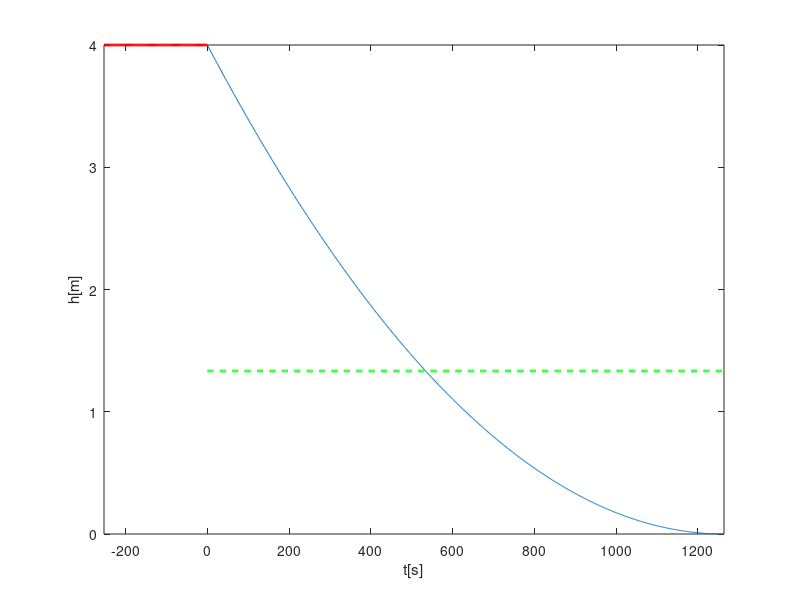

Source code (MATLAB):
clear all;
close all;
clc;

% define parameters
g=9.81; %m/sec2
S=0.7; %m2
rho=1000; % kg/m3
C_L=1000; % loss coeficient Pa/s2 kg2

%initial Conditions
h0=4;

% Calculated Parameters
alpha=-sqrt(g/2/S^2/rho/C_L);
Ci_prime=sqrt(h0);

t_e=-2*sqrt(h0)/alpha;


% Solutions
t_past=linspace(-0.2*t_e,0);

t0=0;


t1=t_e;

t=linspace(t0,t1,1001);

h=alpha^2*t.^2/4+alpha*t*sqrt(h0)+h0;
h_avg=(alpha^2*t_e^3/12+alpha*sqrt(h0)*t_e^2/2+h0*t_e)/(t_e-t0);
disp({'Numerically computed average height of the water is ',mean(h)});
disp({'Numerically computed average height of the water is ',mean(h_avg)});


plot(t,h);
hold on
plot(t_past,t_past*0+h0,'r','LineWidth',2);
plot(t,t*0+h_avg,'--g','LineWidth',2);
xlim([-0.2*t_e,t_e]);
ylim=([0,1.05*h0]);
xlabel('t[s]');
ylabel('h[m]');
